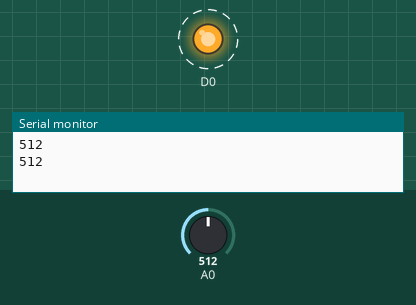
A sketch run on a simulated ESP8266 (Wemos D1 mini). Shown: output pins drawn as LEDs (lit = HIGH), the last lines printed to the serial monitor. Dashed ring = blinking. The inputs (shaded band) are chosen by the test bench; at power-on: A0 = 512.

Above: at 1.9 s.
2.0 s: A0 set to 109
6.2 s: A0 set to 90
At 7.5 s:
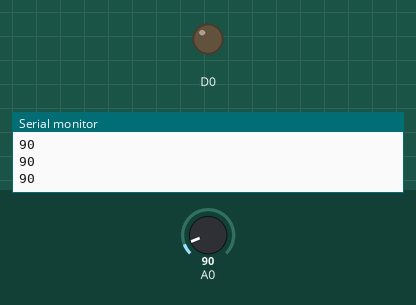
8.1 s: A0 set to 110
At 8.8 s:
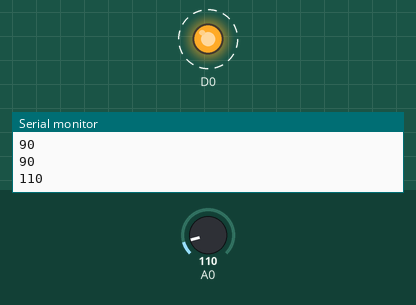
12.3 s: A0 set to 0
At 13.3 s:
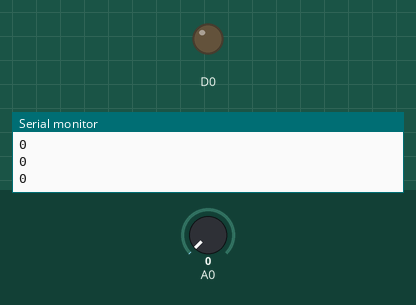
Timing chart, 0 to 15.0 s (numbered marks = the images above; inputs shaded):
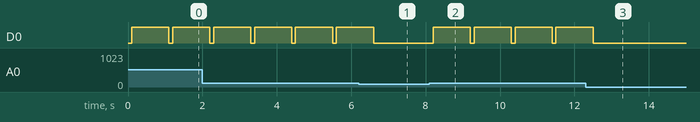

Measured:
- the behaviour switches between 101 and 100 on A0 (found by bisection; images 0 and 1)
- after the input at 6.2 s, D0: goes on until 6.6 s, then stays LOW
- after the input at 8.1 s, D0: alternates HIGH for 1.0 s and LOW for 0.10 s, starting after 0.10 s
- after the input at 12.3 s, D0: goes on until 12.5 s, then stays LOW
- by itself, D0: alternates HIGH for 1.0 s and LOW for 0.10 s

The sketch:

test_sound_sensor.ino
```cpp
//Wemos D1 R2
//Test sound sensor
//ingresso analogico di luminosità
//Su WEMOS solo A0

void setup() {
 Serial.begin(9600);
 pinMode(D0,OUTPUT);
}

void loop() {
  int lvalue=analogRead(A0);
  Serial.println(lvalue);
  delay(100);
  if(lvalue>100) {
    digitalWrite(D0,HIGH);
    delay(1000);
    digitalWrite(D0,LOW);
  }
}
```
